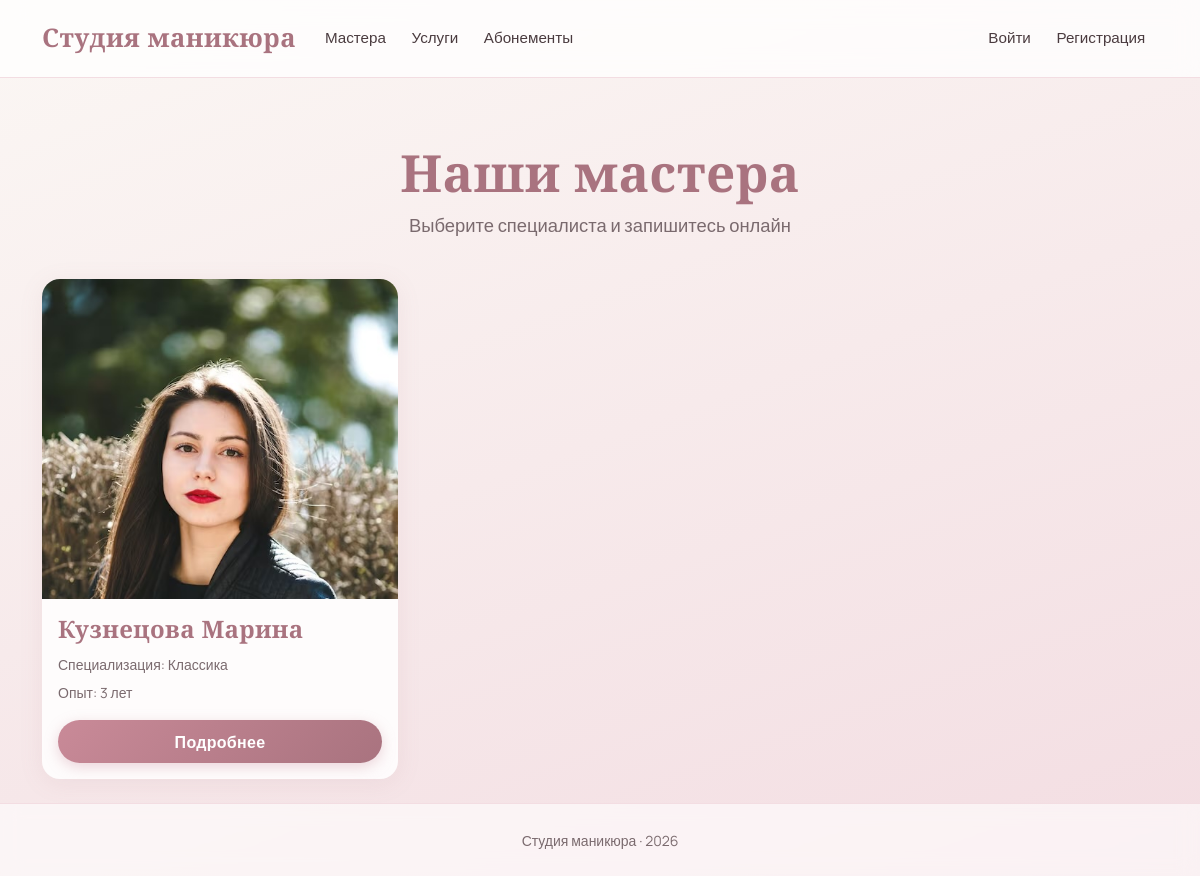
The page / on the database its author committed.
### accounts/models.py (models this page shows, shortened)
class MasterProfile(models.Model):
    user = models.OneToOneField(
        User,
        on_delete=models.CASCADE,
        related_name='master_profile',
        verbose_name='Пользователь',
    )
    specialization = models.CharField('Специализация', max_length=100, blank=True)
    experience_years = models.PositiveIntegerField('Опыт работы (лет)', default=0)
    biography = models.TextField('Биография', blank=True)
    avatar = models.ImageField('Фото профиля', upload_to='avatars/', null=True, blank=True)
    class Meta:
        verbose_name = 'Профиль мастера'
        verbose_name_plural = 'Профили мастеров'

class User(AbstractUser):
    class Role(models.TextChoices):
        CLIENT = 'client', 'Клиент'
        MASTER = 'master', 'Мастер'
        ADMIN = 'admin', 'Администратор'
    role = models.CharField(
        'Роль',
        max_length=20,
        choices=Role.choices,
        default=Role.CLIENT,
    )
    email = models.EmailField('Эл. почта', unique=True)
    username = models.CharField(
        'Имя пользователя',
        max_length=150,
        unique=False,  # разрешаем повторяющиеся имена
    )
    full_name = models.CharField('ФИО', max_length=100, blank=True)
    phone = models.CharField('Телефон', max_length=20, blank=True)
    created_at = models.DateTimeField('Дата регистрации', auto_now_add=True)
    must_change_password = models.BooleanField(
        'Требуется смена пароля',
        default=False,
        help_text='Если включено, пользователь будет обязан сменить пароль при следующем входе.',
    )
    class Meta:
        verbose_name = 'Пользователь'
        verbose_name_plural = 'Пользователи'
    @property
    def display_name(self):
        if self.full_name:
            return self.full_name
        combined = f'{self.first_name} {self.last_name}'.strip()
        if combined:
            return combined
        return self.username

### catalog/views.py (the view)
# urls.py: path('', views.home, name='home'),
def home(request):
    masters = MasterProfile.objects.select_related('user').all()
    return render(request, 'catalog/home.html', {'masters': masters})

### templates/catalog/home.html (shortened to what this page needs)
{% extends 'base.html' %}
{% block content %}
<div class="page-hero">
    <h1>Наши мастера</h1>
    <p>Выберите специалиста и запишитесь онлайн</p>
</div>
<div class="row g-4">
    {% for master in masters %}
        <div class="col-md-4">
            <div class="card h-100">
                {% if master.avatar %}
                    <img src="{{ master.avatar.url }}" class="master-photo" alt="{{ master.user.display_name }}">
                {% else %}
                    <div class="master-photo-placeholder">Фото не загружено</div>
                {% endif %}
                <div class="card-body">
                    <h5 class="card-title">{{ master.user.display_name }}</h5>
                    <p class="card-text mb-1"><small class="text-muted">Специализация: {{ master.specialization|default:"—" }}</small></p>
                    <p class="card-text mb-3"><small class="text-muted">Опыт: {{ master.experience_years }} лет</small></p>
                    <a href="{% url 'master_detail' master.pk %}" class="btn btn-dark w-100">Подробнее</a>
                </div>
            </div>
        </div>
    {% empty %}
        <p class="text-muted text-center">Мастера пока не добавлены.</p>
    {% endfor %}
</div>
{% endblock %}

### static/css/style.css (style rules this page uses)
:root { --cream: #FBF7F4; --blush: #F3DDE2; --rose: #E8B4BC; --rose-deep: #C98A98; --mauve: #A9737F; --beige: #EFE6DD; --beige-warm: #E5D5C5; --ink: #4A3B3F; --ink-soft: #7A6A6E; --white: #FFFFFF; --shadow-soft: 0 10px 40px rgba(169, 115, 127, 0.12); --shadow-card: 0 4px 24px rgba(169, 115, 127, 0.10); --shadow-hover: 0 16px 48px rgba(169, 115, 127, 0.20); --radius: 18px; --radius-sm: 12px; }
html, body { height: 100%; }
body { display: flex; flex-direction: column; min-height: 100vh; margin: 0; font-family: 'Manrope', sans-serif; color: var(--ink); background: linear-gradient(160deg, var(--cream) 0%, var(--blush) 100%); background-attachment: fixed; }
h1, h2, h3, h4, h5, .display-4 { font-family: 'Cormorant Garamond', serif; font-weight: 600; color: var(--ink); letter-spacing: 0.3px; }
h1 { font-size: 2.6rem; }
.text-muted { color: var(--ink-soft) !important; }
.btn-dark { background: linear-gradient(135deg, var(--rose-deep) 0%, var(--mauve) 100%); border: none; border-radius: 50px; padding: 0.6rem 1.6rem; font-weight: 600; letter-spacing: 0.3px; box-shadow: 0 4px 14px rgba(201, 138, 152, 0.35); transition: transform 0.2s ease, box-shadow 0.2s ease; }
.card { border: none; border-radius: var(--radius); background: rgba(255, 255, 255, 0.85); backdrop-filter: blur(6px); box-shadow: var(--shadow-card); overflow: hidden; transition: transform 0.3s ease, box-shadow 0.3s ease; }
.card-title { font-family: 'Cormorant Garamond', serif; font-size: 1.5rem; font-weight: 600; color: var(--mauve); }
.master-photo { width: 100%; height: 320px; object-fit: cover; object-position: center top; }
.page-hero { text-align: center; padding: 2.5rem 0 1.5rem; }
.page-hero h1 { font-size: 3.2rem; color: var(--mauve); margin-bottom: 0.5rem; }
.page-hero p { font-size: 1.15rem; color: var(--ink-soft); }

### rows shown on the page
MasterProfile: avatar (picture), user.display_name "Кузнецова Марина", specialization "Классика", experience_years "3"
